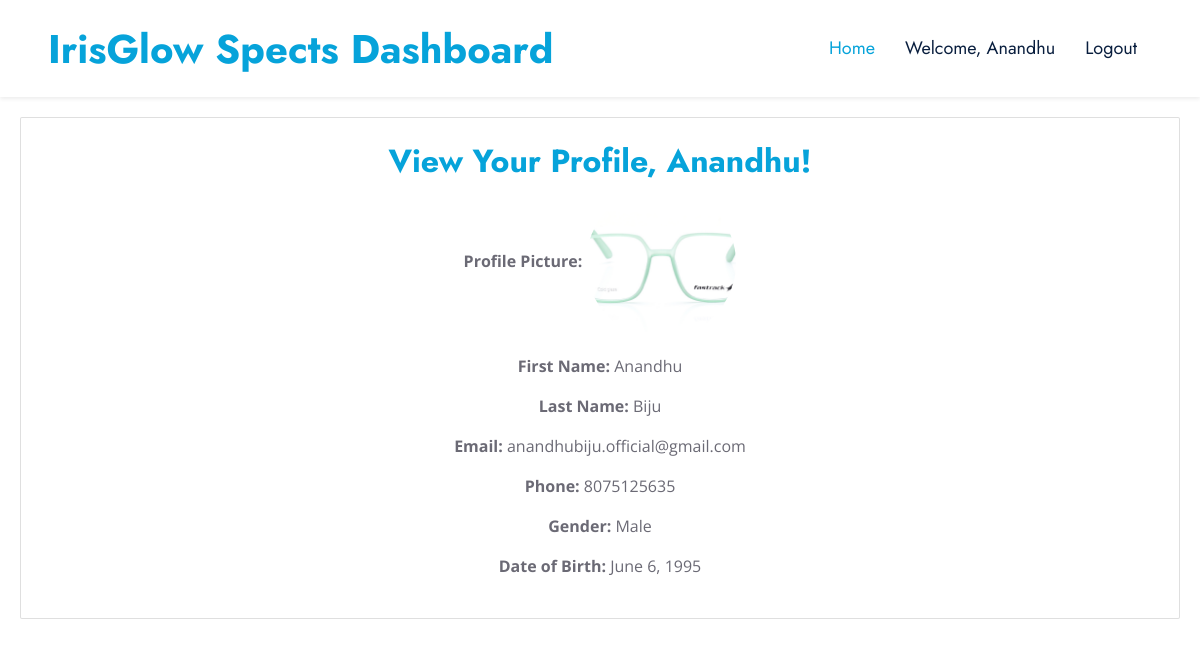
/spects/view-profile/ (signed in), run on an earlier commit of the app's database.
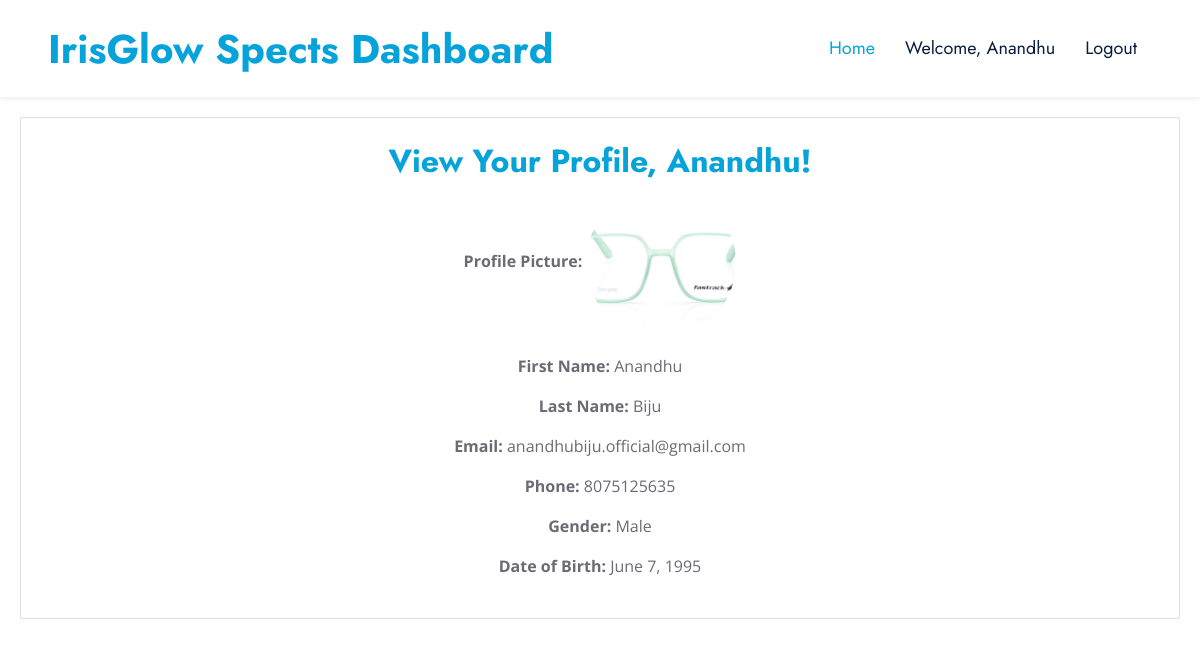
And on a later commit of the database.
### IrisGlowApp/models.py (models this page shows, shortened)
class CustomUser(AbstractUser):
    PATIENT = 1
    DOCTOR = 2
    SPECTS = 3
    ADMIN = 4
    ROLE_CHOICE = (
        (PATIENT, 'Patient'),
        (DOCTOR, 'Doctor'),
        (SPECTS, 'Spects'),
        (ADMIN,'Admin'),
    )
    username=None
    first_name = models.CharField(max_length=50)
    last_name = models.CharField(max_length=50)
    USERNAME_FIELD = 'email'
    email = models.EmailField(max_length=100, unique=True)
    phone = models.CharField(max_length=12, blank=True)
    password = models.CharField(max_length=128)
    role = models.PositiveSmallIntegerField(choices=ROLE_CHOICE, blank=True, null=True,default='1')
    is_admin = models.BooleanField(default=False)
    is_staff = models.BooleanField(default=False)
    is_active = models.BooleanField(default=True)
    is_superadmin = models.BooleanField(default=False)
    REQUIRED_FIELDS = ['first_name','last_name', 'phone']
    objects = UserManager()

class UserProfile(models.Model):
    GENDER_CHOICES = (
        ('F', 'Female'),
        ('M', 'Male'),
        ('NB', 'Non Binary'),
        ('TF', 'Transfeminine'),
        ('TM', 'Transmasculine'),
    )
    STATE_CHOICES = [
        ('Andhra Pradesh', 'Andhra Pradesh'),
        ('Arunachal Pradesh', 'Arunachal Pradesh'),
        ('Assam', 'Assam'),
        ('Bihar', 'Bihar'),
        ('Chhattisgarh', 'Chhattisgarh'),
        ('Goa', 'Goa'),
        ('Gujarat', 'Gujarat'),
        ('Haryana', 'Haryana'),
        ('Himachal Pradesh', 'Himachal Pradesh'),
        ('Jharkhand', 'Jharkhand'),
        ('Karnataka', 'Karnataka'),
        ('Kerala', 'Kerala'),
        ('Madhya Pradesh', 'Madhya Pradesh'),
        ('Maharashtra', 'Maharashtra'),
        ('Manipur', 'Manipur'),
        ('Meghalaya', 'Meghalaya'),
        ('Mizoram', 'Mizoram'),
        ('Nagaland', 'Nagaland'),
        ('Odisha', 'Odisha'),
        ('Punjab', 'Punjab'),
        ('Rajasthan', 'Rajasthan'),
        ('Sikkim', 'Sikkim'),
        ('Tamil Nadu', 'Tamil Nadu'),
        ('Telangana', 'Telangana'),
        ('Tripura', 'Tripura'),
        ('Uttar Pradesh', 'Uttar Pradesh'),
        ('Uttarakhand', 'Uttarakhand'),
        ('West Bengal', 'West Bengal'),
    ]
    ASIAN_COUNTRY_CHOICES = [
    ('India', 'India'),
    ]
    user = models.OneToOneField(CustomUser, on_delete=models.CASCADE)
    profile_picture = models.ImageField(upload_to='media/profile_picture', blank=True, null=True)
    address = models.CharField(max_length=50, blank=True, null=True)
    addressline1 = models.CharField(max_length=50, blank=True, null=True)
    addressline2 = models.CharField(max_length=50, blank=True, null=True)
    country = models.CharField(max_length=50, choices=ASIAN_COUNTRY_CHOICES, default='India', blank=True, null=True)
    state = models.CharField(("Select State"),max_length=40, choices=STATE_CHOICES, blank=True, null=True)
    city = models.CharField(max_length=50, blank=True, null=True)
    pin_code = models.CharField(max_length=50, blank=True, null=True)
    gender = models.CharField(("Select Gender"),max_length=4, choices=GENDER_CHOICES, blank=True, null=True)
    dob = models.DateField(blank=True, null=True)
    profile_created_at = models.DateTimeField(auto_now_add=True)
    profile_modified_at = models.DateTimeField(auto_now=True)
    def calculate_age(self):
        today = date.today()
        age = today.year - self.dob.year - ((today.month, today.day) < (self.dob.month, self.dob.day))
        return age
    age = property(calculate_age)
    def get_gender_display(self):
        return dict(self.GENDER_CHOICES).get(self.gender)

### IrisGlowApp/views.py (the view)
# urls.py: path('spects/view-profile/', views.spects_view_profile, name='spects_view_profile'),
@login_required
def spects_view_profile(request):
    if request.user.is_authenticated:
        user = request.user
        return render(request, 'spects_view_profile.html', {'user': user})
    else:
        return redirect(reverse('spects_dashboard'))  # Assuming you have an 'index' URL pattern

### template/spects_view_profile.html (shortened to what this page needs)
{% load static %}
<!DOCTYPE html>
<html lang="en">
<head>
    <link href="https://cdnjs.cloudflare.com/ajax/libs/font-awesome/5.10.0/css/all.min.css" rel="stylesheet">
    <link href="https://cdn.jsdelivr.net/npm/bootstrap-icons@1.4.1/font/bootstrap-icons.css" rel="stylesheet">
    <link href="{% static 'css/bootstrap.min.css' %}" rel="stylesheet" />
    <link href="{% static 'css/style.css' %}" rel="stylesheet" />
</head>
<body>
    <nav class="navbar navbar-expand-lg bg-white navbar-light shadow-sm px-5 py-3 py-lg-0">
        <a href="#" class="navbar-brand p-0">
            <h1 class="m-0 text-primary">IrisGlow Spects Dashboard</h1>
        </a>
        <div class="collapse navbar-collapse ms-5 mr-5 justify-content-end" id="navbarCollapse">
            <div class="navbar-nav ms-5 mr-5 py-0 justify-content-end">
                <a href="{% url "spects_dashboard" %}" class="nav-item nav-link active">Home</a>
                <a href="#" class="nav-item nav-link"><span>Welcome, {{ user.first_name }}</span></a>
                <a href="{% url 'logout' %}" class="nav-item nav-link ">Logout</a>
            </div>
        </div>
    </nav>
    {% block content %}
    <div class="content">
        <div class="card p-4">
            <h2 class="text-primary">View Your Profile, {{ user.first_name }}!</h2>
            <div class="mb-3">
                <strong>Profile Picture:</strong>
                {% if user.userprofile.profile_picture %}
                    <img src="{{ user.userprofile.profile_picture.url }}" alt="Profile Picture" style="border-radius: 150%; width: 150px; height: 150px; object-fit: cover;">
                {% else %}
                    No profile picture available.
                {% endif %}
            </div>
            <div class="mb-3">
                <strong>First Name:</strong> {{ user.first_name }}
            </div>
            <div class="mb-3">
                <strong>Last Name:</strong> {{ user.last_name }}
            </div>
            <div class="mb-3">
                <strong>Email:</strong> {{ user.email }}
            </div>
            <div class="mb-3">
                <strong>Phone:</strong> {{ user.phone }}
            </div>
            <div class="mb-3">
                <strong>Gender:</strong> {{ user.userprofile.get_gender_display }}
            </div>
            <div class="mb-3">
                <strong>Date of Birth:</strong> {{ user.userprofile.dob }}
            </div>
        </div>
    </div>
{% endblock %}

What changed in the data, as far as the page shows it:
changed CustomUser "Anandhu": userprofile.dob "June 6, 1995" → "June 7, 1995"
